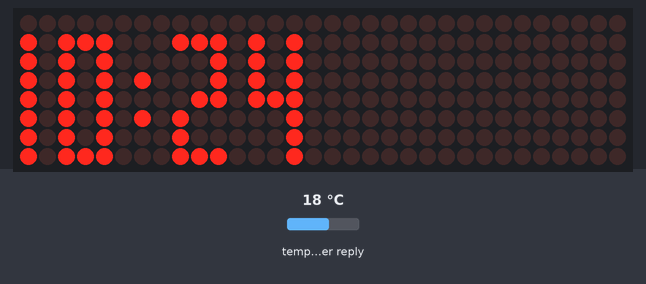
The sketch below on a simulated ESP8266 (NodeMCU). Shown: 32×8 LED matrix. The test bench sets the inputs (shaded band); at power-on: temperature in the weather reply 18 °C. WiFi joins after 1.5 s; servers stay silent unless stated; network time is answered at once with the bench clock; the local clock reads 2024-03-15 10:24:30 at power-on unless the sketch sets it; web services answer with replies made up by the test bench; not simulated (calls return 0 or success): secrets.h; what the sketch prints to the serial monitor is not drawn.

Above: at 1.6 s.
At 2.4 s:
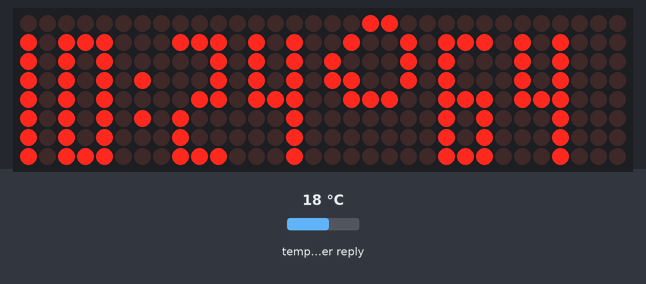
At 32.4 s:
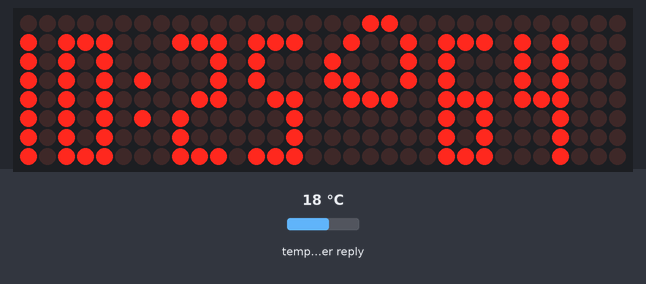

The sketch:

weather_esp.ino
```cpp
#include <ArduinoJson.h>
#include <ESP8266WiFi.h>
#include <WiFiClient.h>
#include <MD_MAX72xx.h>
#include <SPI.h>
#include <string.h>
#include <unistd.h>
#include <NTPClient.h>
#include <WiFiUdp.h>

#define PRINT(s, v) { Serial.print(F(s)); Serial.print(v); }

// Define the number of devices we have in the chain and the hardware interface
// NOTE: These pin numbers will probably not work with your hardware and may
// need to be adapted
#define HARDWARE_TYPE MD_MAX72XX::FC16_HW
//MD_MAX72XX::PAROLA_HW
#define MAX_DEVICES 4 // ??

#define CLK_PIN   13  // or SCK
#define DATA_PIN  14  // or MOSI  (DIn)
#define CS_PIN    15  // or SS

char minutesRealDisplay[3];

char s1 =  '+'; // icon for sunny/clear in custom font - was too wide - set limit to width of 5 dot ( was @ and before that } character)
char empty1 = ' '; // TODO - create an icon for "other" weather conditions?
char r1 = '{'; // icon for rain in custom font
char t1 = ';'; // was '|'; // icon for thunderstorms in custom font
char c1 = '<'; // was '~'; // icon for clouds in custom font

// SPI hardware interface
//MD_MAX72XX mx = MD_MAX72XX(HARDWARE_TYPE, CS_PIN, MAX_DEVICES);
// Arbitrary pins
MD_MAX72XX mx = MD_MAX72XX(HARDWARE_TYPE, DATA_PIN, CLK_PIN, CS_PIN, MAX_DEVICES);

// custom font built using https://pjrp.github.io/MDParolaFontEditor
MD_MAX72XX::fontType_t newFont[] PROGMEM =
{
  0,  // 0
  0,  // 1
  0,  // 2
  0,  // 3
  0,  // 4
  0,  // 5
  0,  // 6
  0,  // 7
  0,  // 8
  0,  // 9
  0,  // 10
  0,  // 11
  0,  // 12
  0,  // 13
  0,  // 14
  0,  // 15
  0,  // 16
  0,  // 17
  0,  // 18
  0,  // 19
  0,  // 20
  0,  // 21
  0,  // 22
  0,  // 23
  0,  // 24
  0,  // 25
  0,  // 26
  0,  // 27
  0,  // 28
  0,  // 29
  0,  // 30
  0,  // 31
  1, 0,   // 32
  0,  // 33
  0,  // 34
  0,  // 35
  0,  // 36
  0,  // 37
  0,  // 38
  0,  // 39
  0,  // 40
  0,  // 41
  0,  // 42
  5, 96, 144, 144, 96, 0,   // 43
  0,  // 44
  1, 16,  // 45
  0,  // 46
  0,  // 47
  3, 254, 130, 254,   // 48
  1, 254,   // 49
  3, 226, 146, 158,   // 50
  3, 146, 146, 254,   // 51
  3, 30, 16, 254,   // 52
  3, 142, 146, 242,   // 53
  3, 254, 146, 242,   // 54
  3, 14, 2, 254,  // 55
  3, 254, 146, 254,   // 56
  3, 30, 18, 254,   // 57
  1, 40,  // 58
  8, 76, 186, 81, 177, 14, 0, 0, 0,   // 59
  8, 12, 26, 17, 17, 14, 0, 0, 0,   // 60
  0,  // 61
  0,  // 62
  0,  // 63
  5, 32, 112, 216, 112, 32,   // 64
  0,  // 65
  0,  // 66
  3, 254, 130, 130,   // 67
  0,  // 68
  0,  // 69
  0,  // 70
  0,  // 71
  0,  // 72
  0,  // 73
  0,  // 74
  0,  // 75
  0,  // 76
  0,  // 77
  0,  // 78
  0,  // 79
  0,  // 80
  0,  // 81
  3, 254, 50, 220,  // 82
  3, 156, 146, 114,   // 83
  3, 2, 254, 2,   // 84
  0,  // 85
  0,  // 86
  0,  // 87
  0,  // 88
  0,  // 89
  0,  // 90
  0,  // 91
  0,  // 92
  0,  // 93
  0,  // 94
  0,  // 95
  0,  // 96
  0,  // 97
  0,  // 98
  0,  // 99
  0,  // 100
  0,  // 101
  0,  // 102
  0,  // 103
  0,  // 104
  0,  // 105
  0,  // 106
  0,  // 107
  0,  // 108
  0,  // 109
  0,  // 110
  0,  // 111
  0,  // 112
  0,  // 113
  0,  // 114
  0,  // 115
  0,  // 116
  0,  // 117
  0,  // 118
  0,  // 119
  0,  // 120
  0,  // 121
  0,  // 122
  8, 3, 96, 12, 0, 51, 0, 204, 0,   // 123
  8, 12, 90, 180, 19, 81, 178, 20, 8,   // 124
  8, 68, 56, 70, 196, 68, 58, 72, 8,  // 125
  8, 48, 88, 80, 76, 68, 72, 80, 32,  // 126
  0,  // 127
  0,  // 128
  0,  // 129
  0,  // 130
  0,  // 131
  0,  // 132
  0,  // 133
  0,  // 134
  0,  // 135
  0,  // 136
  0,  // 137
  0,  // 138
  0,  // 139
  0,  // 140
  0,  // 141
  0,  // 142
  0,  // 143
  0,  // 144
  0,  // 145
  0,  // 146
  0,  // 147
  0,  // 148
  0,  // 149
  0,  // 150
  0,  // 151
  0,  // 152
  0,  // 153
  0,  // 154
  0,  // 155
  0,  // 156
  0,  // 157
  0,  // 158
  0,  // 159
  0,  // 160
  0,  // 161
  0,  // 162
  0,  // 163
  0,  // 164
  0,  // 165
  0,  // 166
  0,  // 167
  0,  // 168
  0,  // 169
  0,  // 170
  0,  // 171
  0,  // 172
  0,  // 173
  0,  // 174
  0,  // 175
  0,  // 176
  0,  // 177
  0,  // 178
  0,  // 179
  0,  // 180
  0,  // 181
  0,  // 182
  0,  // 183
  0,  // 184
  0,  // 185
  0,  // 186
  0,  // 187
  0,  // 188
  0,  // 189
  0,  // 190
  0,  // 191
  0,  // 192
  0,  // 193
  0,  // 194
  0,  // 195
  0,  // 196
  0,  // 197
  0,  // 198
  0,  // 199
  0,  // 200
  0,  // 201
  0,  // 202
  0,  // 203
  0,  // 204
  0,  // 205
  0,  // 206
  0,  // 207
  0,  // 208
  0,  // 209
  0,  // 210
  0,  // 211
  0,  // 212
  0,  // 213
  0,  // 214
  0,  // 215
  0,  // 216
  0,  // 217
  0,  // 218
  0,  // 219
  0,  // 220
  0,  // 221
  0,  // 222
  0,  // 223
  0,  // 224
  0,  // 225
  0,  // 226
  0,  // 227
  0,  // 228
  0,  // 229
  0,  // 230
  0,  // 231
  0,  // 232
  0,  // 233
  0,  // 234
  0,  // 235
  0,  // 236
  0,  // 237
  0,  // 238
  0,  // 239
  0,  // 240
  0,  // 241
  0,  // 242
  0,  // 243
  0,  // 244
  0,  // 245
  0,  // 246
  0,  // 247
  0,  // 248
  0,  // 249
  0,  // 250
  0,  // 251
  0,  // 252
  0,  // 253
  0,  // 254
  0,  // 255
};

// Text parameters
#define CHAR_SPACING 1 // ? pixels between characters

// Global message buffers shared by Serial and Scrolling functions - is 5 large enough?? try 6??
#define BUF_SIZE  8
char message[BUF_SIZE] = {"Hi"};

int hours;
int minutes;
char weatherNowChar;
int tempNowInt;

// weather based on https://randomnerdtutorials.com/esp8266-weather-forecaster/
// clock (NTP) code based on https://lastminuteengineers.com/esp8266-ntp-server-date-time-tutorial/

// Replace with your SSID and password details
#include "secrets.h"
const char *pass = WIFI_PASSWORD;
const char *ssid = SSIDW;
String apiKey = API_KEY;


const long utcOffsetInSeconds = -6 * 3600; // US Central Time (not daylight savings though??)

WiFiClient client;
// Open Weather Map API server name
const char server[] = "api.openweathermap.org";

// Define NTP Client to get time
WiFiUDP ntpUDP;
NTPClient timeClient(ntpUDP, "pool.ntp.org", utcOffsetInSeconds);

int jsonend = 0;
boolean startJson = false;
int status = WL_IDLE_STATUS;

#define JSON_BUFF_DIMENSION 2000

unsigned long lastConnectionTime = 0;     // last time you connected to the server, in milliseconds
const unsigned long postInterval = 10 * 60 * 1000;  // posting interval of 10 minutes  (10L * 1000L; 10 seconds delay for testing)


String text;

void newMessage(void)
{
  static uint8_t  msgIndex = 0;
  MD_MAX72XX::moduleType_t mod;

  mod = MD_MAX72XX::FC16_HW; //MD_MAX72XX::PAROLA_HW;
  mx.setModuleType(mod);    // change the module type
}


void printText(uint8_t modStart, uint8_t modEnd, char *pMsg)
// Print the text string to the LED matrix modules specified.
// Message area is padded with blank columns after printing.
{
  uint8_t   state = 0;
  uint8_t   curLen;
  uint16_t  showLen;
  uint8_t   cBuf[5]; // was 8
  int16_t   col = ((modEnd + 1) * COL_SIZE) - 1;

  mx.control(modStart, modEnd, MD_MAX72XX::UPDATE, MD_MAX72XX::OFF);

  do     // finite state machine to print the characters in the space available
  {
    switch(state)
    {
      case 0: // Load the next character from the font table
        // if we reached end of message, reset the message pointer
        if (*pMsg == '\0')
        {
          showLen = col - (modEnd * COL_SIZE);  // padding characters
          state = 2;
          break;
        }

        // retrieve the next character form the font file
        showLen = mx.getChar(*pMsg++, sizeof(cBuf)/sizeof(cBuf[0]), cBuf);
        curLen = 0;
        state++;
        // !! deliberately fall through to next state to start displaying

      case 1: // display the next part of the character
        mx.setColumn(col--, cBuf[curLen++]);

        // done with font character, now display the space between chars
        if (curLen == showLen)
        {
          showLen = CHAR_SPACING;
          state = 2;
        }
        break;

      case 2: // initialize state for displaying empty columns
        curLen = 0;
        state++;
        // fall through

      case 3:  // display inter-character spacing or end of message padding (blank columns)
        mx.setColumn(col--, 0);
        curLen++;
        if (curLen == showLen)
          state = 0;
        break;

      default:
        col = -1;   // this definitely ends the do loop
    }
  } while (col >= (modStart * COL_SIZE));

  mx.control(modStart, modEnd, MD_MAX72XX::UPDATE, MD_MAX72XX::ON);
}

void setup() {
  // put your setup code here, to run once:
  Serial.begin(9600);

  text.reserve(JSON_BUFF_DIMENSION);
  Serial.println("break 1");
  WiFi.begin(ssid,pass);
  Serial.println("connecting");
  while (WiFi.status() != WL_CONNECTED) {
    delay(500);
    Serial.print(".");
  }
  Serial.println("WiFi Connected");
  printWiFiStatus();

  timeClient.begin();

  mx.begin();

  mx.setFont(newFont); // new!

  mx.control(MD_MAX72XX::INTENSITY, 2); // Use a value between 0 and 15 for brightness

  newMessage();
}

void printMessage() {

  sprintf(minutesRealDisplay, "%d", minutes);
  if (minutes < 10) {
    sprintf(minutesRealDisplay, "0%d", minutes);
  }

  // add time (hours and minutes) and tempNowInt and weatherNowChar to message
  sprintf(message, "%d:%s%c%d",
                            hours,
                            minutesRealDisplay,
                            weatherNowChar,
                            tempNowInt
                            );
  Serial.println(message);
  printText(0, MAX_DEVICES-1, message);

}

void loop() {

  timeClient.update();

  hours = timeClient.getHours();
  minutes = timeClient.getMinutes();
  Serial.print(hours);
  Serial.print(":");
  Serial.print(minutes);
  Serial.println(" ");

  printMessage();

  // put your main code here, to run repeatedly:
  //OWM requires 10 mins between request intervals
  //check if 10 mins has passed then conect again and pull
  if ( (lastConnectionTime == 0) || (millis() - lastConnectionTime > postInterval) ) {
    // note the time that the connection was made:
    lastConnectionTime = millis();
    makehttpRequest();
  }

  delay(15000); // delay 15 seconds

}

// print Wifi status
void printWiFiStatus() {
  // print the SSID of the network you're attached to:
  Serial.print("SSID: ");
  Serial.println(WiFi.SSID());

  // print your WiFi shield's IP address:
  IPAddress ip = WiFi.localIP();
  Serial.print("IP Address: ");
  Serial.println(ip);

  // print the received signal strength:
  long rssi = WiFi.RSSI();
  Serial.print("signal strength (RSSI):");
  Serial.print(rssi);
  Serial.println(" dBm");
}

// to request data from OWM
void makehttpRequest() {
  // close any connection before send a new request to allow client make connection to server
  client.stop();

  // if there's a successful connection:
  if (client.connect(server, 80)) {
    Serial.println("connecting to server..");
    //Serial.println("relURL=/data/2.5/weather?lat=36.623462&lon=-87.3825136&units=imperial&appid=" + apiKey + "&mode=json HTTP/1.1");
    // send the HTTP GET request:
    client.println("GET /data/2.5/weather?lat=36.623462&lon=-87.3825136&units=imperial&appid=" + apiKey + "&mode=json HTTP/1.1"); // To display the temperature in Celsius instead of Fahrenheit change "units=imperial" to "units=metric" here
    //Serial.println("break A");
    client.println("Host: api.openweathermap.org");
    //Serial.println("break B");
    client.println("User-Agent: ArduinoWiFi/1.1");
    //Serial.println("break C");
    client.println("Connection: close");
    //Serial.println("break D");
    client.println();
    //Serial.println("break E");

    unsigned long timeout = millis();
    while (client.available() == 0) {
      if (millis() - timeout > 5000) {
        Serial.println(">>> Client Timeout !");
        client.stop();
        return;
      }
    }

    Serial.println("Reading from server..");

    char c = 0;
    while (client.available()) {
      c = client.read();
      // since json contains equal number of open and close curly brackets, this means we can determine when a json is completely received  by counting
      // the open and close occurences,
      //Serial.print(c);
      if (c == '{') {
        startJson = true;         // set startJson true to indicate json message has started
        jsonend++;
      }
      if (c == '}') {
        jsonend--;
      }
      if (startJson == true) {
        text += c;
      }
      // if jsonend = 0 then we have have received equal number of curly braces
      if (jsonend == 0 && startJson == true) {
        Serial.println(text);
        parseJson(text.c_str());  // parse c string text in parseJson function
        text = "";                // clear text string for the next time
        startJson = false;        // set startJson to false to indicate that a new message has not yet started
      }
      delay(0);

    }
    //parseJson(text.c_str());
    //text = "";
    //startJson = false;
  }
  else {
    // if no connction was made:
    Serial.println("connection failed");
    return;
  }
}

//to parse json data recieved from OWM
void parseJson(const char * jsonString) {
  //StaticJsonBuffer<4000> jsonBuffer;
  const size_t bufferSize = 2*JSON_ARRAY_SIZE(1) + JSON_ARRAY_SIZE(2) + 4*JSON_OBJECT_SIZE(1) + 3*JSON_OBJECT_SIZE(2) + 3*JSON_OBJECT_SIZE(4) + JSON_OBJECT_SIZE(5) + 2*JSON_OBJECT_SIZE(7) + 2*JSON_OBJECT_SIZE(8) + 720;
  DynamicJsonBuffer jsonBuffer(bufferSize);

  //Serial.println(" parseJson() ");
  //Serial.println(jsonString);

  // FIND FIELDS IN JSON TREE
  JsonObject& root = jsonBuffer.parseObject(jsonString);
  if (!root.success()) {
    Serial.println("parseObject() failed");
    return;
  }

  JsonArray& list = root["main"];
  JsonArray& weath = root["weather"];
  JsonObject& nowT = list[0];
  JsonObject& nowW = weath[0];

  // including temperature and humidity for those who may wish to hack it in

  //String city = root["city"]["name"];

  String tempNow = root["main"]["temp"];
  String humidityNow = nowT["humidity"];
  String weatherNow = nowW["main"]; // working


  Serial.println("Weather Now: "+weatherNow);
  Serial.println(tempNow);

  weatherNowChar = stringToChar(weatherNow);

  tempNowInt = stringToInt(tempNow);

  // USE LED MATRIX INSTEAD

  printMessage();
}

char stringToChar(String s) {
   char arr[10];
   char ret;

   if (s == "Clear")
     ret = s1; // use "S" for "Sunny" instead
   else if (s == "Snow")
     ret = empty1; // ignore snow
   else if (s == "Drizzle")
     ret = r1; // "Rain"
   else {
     s.toCharArray(arr, sizeof(arr));

     if (arr[0] == 'C')
       ret = c1; // cloudy icon
     else if (arr[0] == 'R')
       ret = r1; // rain icon
     else if (arr[0] == 'T')
       ret = t1; // thunderstorm icon
     else
       ret = empty1;
   }

   Serial.println(ret);

   return ret;
}

int stringToInt(String s) {
   char arr[8];
   s.toCharArray(arr, sizeof(arr));
   return atoi(arr);
}
```

Measured:
- what the display in image 0 shows lasts 0.8 s, from 1.6 s to 2.4 s
- what the display in image 1 shows lasts 30.0 s, from 2.4 s to 32.4 s
